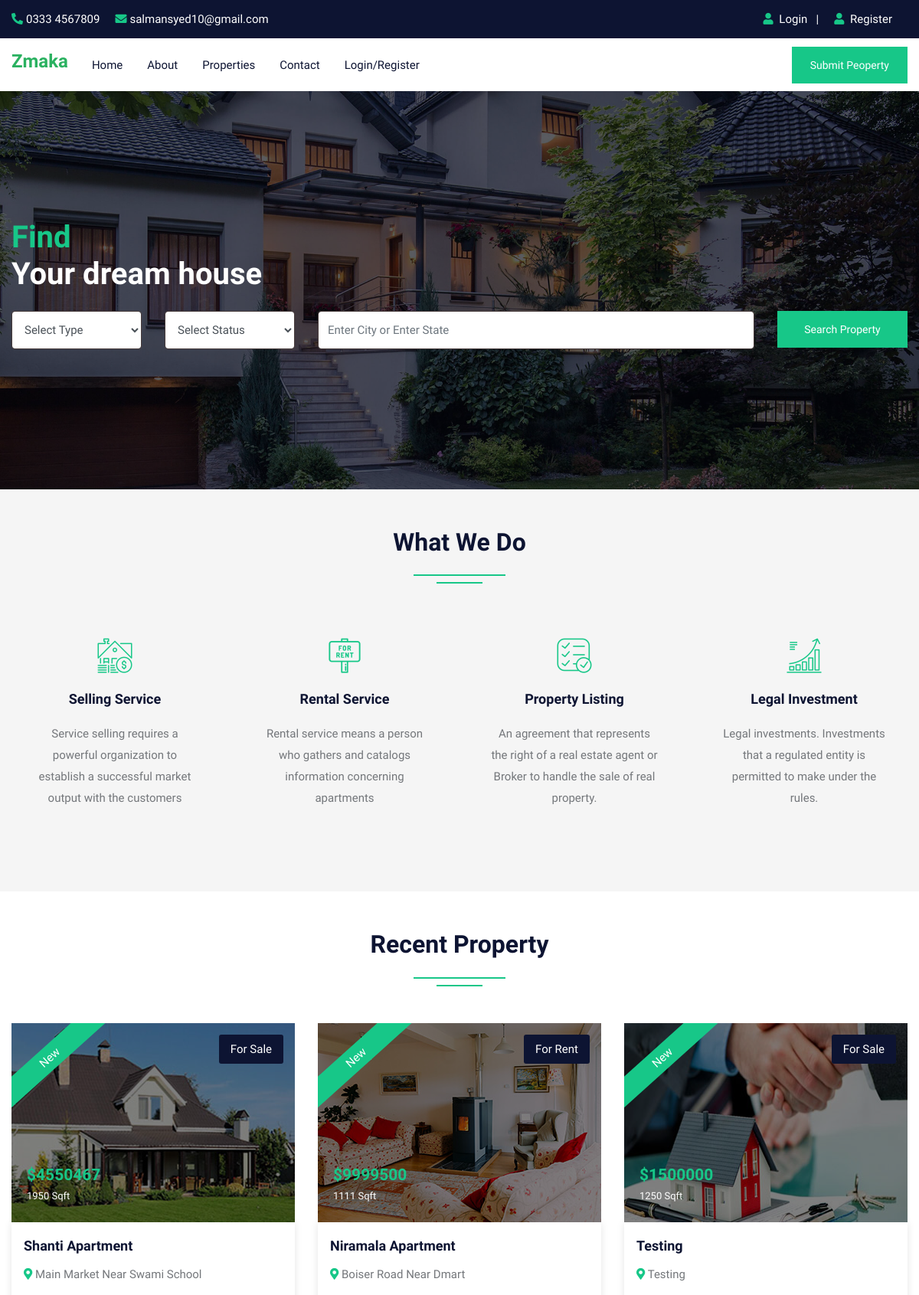
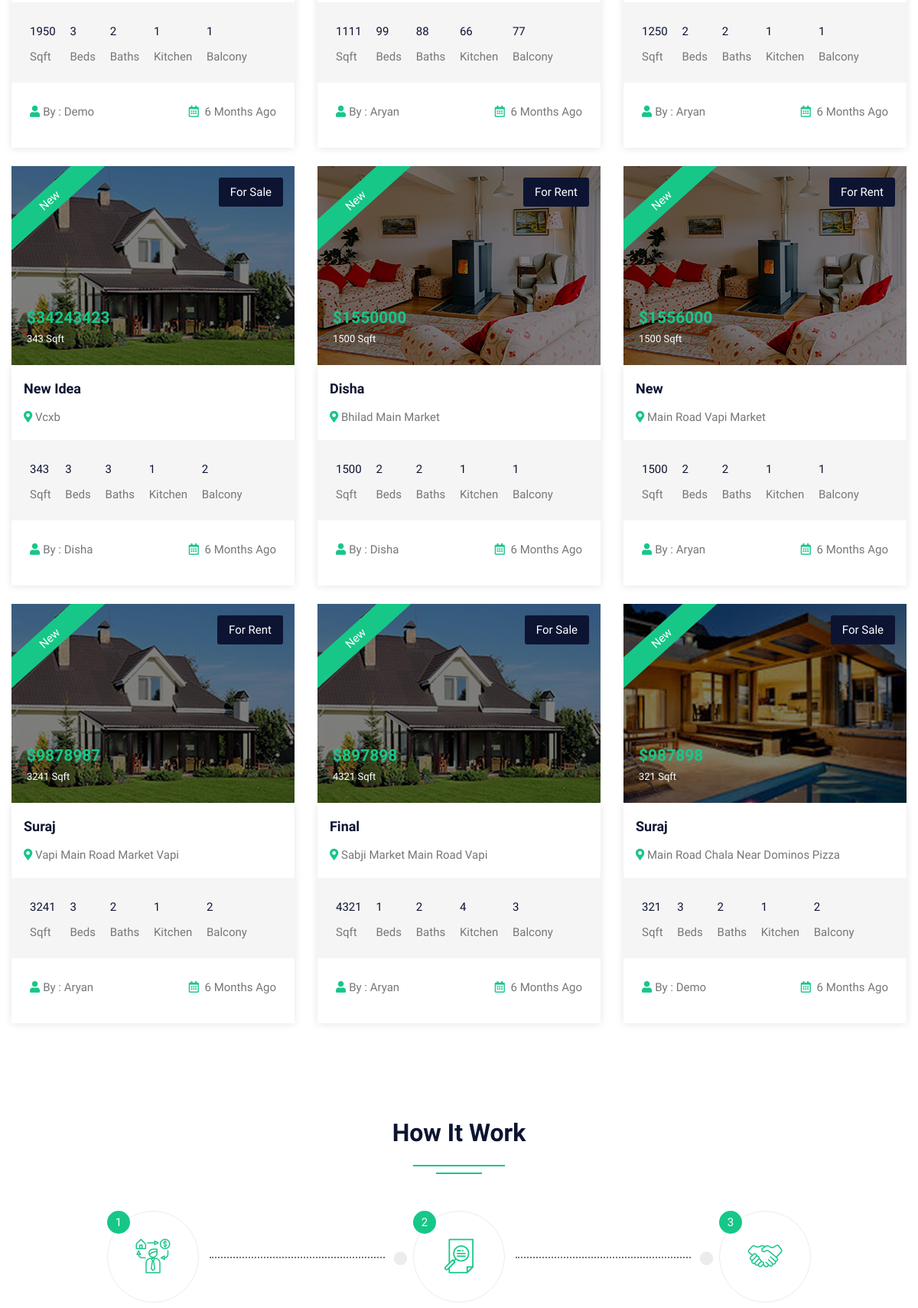
The page / (upper part) on the database its author committed (2 pictures, top to bottom).
### tables this page shows
CREATE TABLE `property` (
  `pid` int(50) NOT NULL,
  `title` varchar(200) NOT NULL,
  `pcontent` longtext NOT NULL,
  `type` varchar(100) NOT NULL,
  `bhk` varchar(50) NOT NULL,
  `stype` varchar(100) NOT NULL,
  `bedroom` int(50) NOT NULL,
  `bathroom` int(50) NOT NULL,
  `balcony` int(50) NOT NULL,
  `kitchen` int(50) NOT NULL,
  `hall` int(50) NOT NULL,
  `floor` varchar(50) NOT NULL,
  `size` int(50) NOT NULL,
  `price` int(50) NOT NULL,
  `location` varchar(200) NOT NULL,
  `city` varchar(100) NOT NULL,
  `state` varchar(100) NOT NULL,
  `feature` longtext NOT NULL,
  `pimage` varchar(300) NOT NULL,
  `pimage1` varchar(300) NOT NULL,
  `pimage2` varchar(300) NOT NULL,
  `pimage3` varchar(300) NOT NULL,
  `pimage4` varchar(300) NOT NULL,
  `uid` int(50) NOT NULL,
  `status` varchar(50) NOT NULL,
  `mapimage` varchar(300) NOT NULL,
  `topmapimage` varchar(300) NOT NULL,
  `groundmapimage` varchar(300) NOT NULL,
  `totalfloor` varchar(50) NOT NULL,
  `date` datetime NOT NULL DEFAULT current_timestamp()
);

CREATE TABLE `user` (
  `uid` int(50) NOT NULL,
  `uname` varchar(100) NOT NULL,
  `uemail` varchar(100) NOT NULL,
  `uphone` varchar(20) NOT NULL,
  `upass` varchar(50) NOT NULL,
  `utype` varchar(50) NOT NULL,
  `uimage` varchar(300) NOT NULL
);

### index.php (the view, shortened to what this page needs)
<!DOCTYPE html>
<html lang="en">
<head>
<link rel="stylesheet" type="text/css" href="css/bootstrap.min.css">
<link rel="stylesheet" type="text/css" href="css/bootstrap-slider.css">
<link rel="stylesheet" type="text/css" href="css/jquery-ui.css">
<link rel="stylesheet" type="text/css" href="css/layerslider.css">
<link rel="stylesheet" type="text/css" href="css/color.css" id="color-change">
<link rel="stylesheet" type="text/css" href="css/owl.carousel.min.css">
<link rel="stylesheet" type="text/css" href="css/font-awesome.min.css">
<link rel="stylesheet" type="text/css" href="fonts/flaticon/flaticon.css">
<link rel="stylesheet" type="text/css" href="css/style.css">
</head>
<body>
<div id="page-wrapper">
    <div class="row">
		<?php include("include/header.php");?>
        <div class="overlay-black w-100 slider-banner1 position-relative" style="background-image: url('images/banner/04.jpg'); background-size: cover; background-position: center center; background-repeat: no-repeat;">
            <div class="container h-100">
                <div class="row h-100 align-items-center">
                    <div class="col-lg-12">
                        <div class="text-white">
                            <h1 class="mb-4"><span class="text-primary">Find</span><br>
                                Your dream house</h1>
                            <form method="post" action="propertygrid.php">
                                <div class="row">
                                    <div class="col-md-6 col-lg-2">
                                        <div class="form-group">
                                            <select class="form-control" name="type">
                                                <option value="">Select Type</option>
                                            </select>
                                        </div>
                                    </div>
                                    <div class="col-md-6 col-lg-2">
                                        <div class="form-group">
                                            <select class="form-control" name="stype">
                                                <option value="">Select Status</option>
                                            </select>
                                        </div>
                                    </div>
                                    <div class="col-md-8 col-lg-6">
                                        <div class="form-group">
                                            <input type="text" class="form-control" name="city" placeholder="Enter City or Enter State" required>
                                        </div>
                                    </div>
                                    <div class="col-md-4 col-lg-2">
                                        <div class="form-group">
                                            <button type="submit" name="filter" class="btn btn-primary w-100">Search Property</button>
                                        </div>
                                    </div>
                                </div>
                            </form>
                        </div>
                    </div>
                </div>
            </div>
        </div>
        <div class="full-row bg-gray">
            <div class="container">
                <div class="row">
                    <div class="col-lg-12">
                        <h2 class="text-secondary double-down-line text-center mb-5">What We Do</h2></div>
                </div>
                <div class="text-box-one">
                    <div class="row">
                        <div class="col-lg-3 col-md-6">
                            <div class="p-4 text-center hover-bg-white hover-shadow rounded mb-4 transation-3s">
								<i class="flaticon-rent text-primary flat-medium" aria-hidden="true"></i>
                                <h5 class="text-secondary hover-text-primary py-3 m-0"><a href="#">Selling Service</a></h5>
                                <p>Service selling requires a powerful organization to establish a successful market output with the customers</p>
                            </div>
                        </div>
                        <div class="col-lg-3 col-md-6">
                            <div class="p-4 text-center hover-bg-white hover-shadow rounded mb-4 transation-3s">
								<i class="flaticon-for-rent text-primary flat-medium" aria-hidden="true"></i>
                                <h5 class="text-secondary hover-text-primary py-3 m-0"><a href="#">Rental Service</a></h5>
                                <p>Rental service means a person who gathers and catalogs information concerning apartments</p>
                            </div>
                        </div>
                        <div class="col-lg-3 col-md-6">
                            <div class="p-4 text-center hover-bg-white hover-shadow rounded mb-4 transation-3s">
								<i class="flaticon-list text-primary flat-medium" aria-hidden="true"></i>
                                <h5 class="text-secondary hover-text-primary py-3 m-0"><a href="#">Property Listing</a></h5>
                                <p>An agreement that represents the right of a real estate agent or Broker to handle the sale of real property.</p>
                            </div>
                        </div>
                        <div class="col-lg-3 col-md-6">
                            <div class="p-4 text-center hover-bg-white hover-shadow rounded mb-4 transation-3s">
								<i class="flaticon-diagram text-primary flat-medium" aria-hidden="true"></i>
                                <h5 class="text-secondary hover-text-primary py-3 m-0"><a href="#">Legal Investment</a></h5>
                                <p>Legal investments. Investments that a regulated entity is permitted to make under the rules.</p>
                            </div>
                        </div>
                    </div>
                </div>
            </div>
        </div>
        <div class="full-row">
            <div class="container">
                <div class="row">
                    <div class="col-md-12">
                        <h2 class="text-secondary double-down-line text-center mb-4">Recent Property</h2>
                    </div>
                    <div class="col-md-12">
                        <div class="tab-content mt-4" id="pills-tabContent">
                            <div class="tab-pane fade show active" id="pills-home" role="tabpanel" aria-labelledby="pills-home">
                                <div class="row">
									<?php $query=mysqli_query($con,"SELECT property.*, user.uname,user.utype,user.uimage FROM `property`,`user` WHERE property.uid=user.uid ORDER BY date DESC LIMIT 9");
										while($row=mysqli_fetch_array($query))
										{
									?>
                                    <div class="col-md-6 col-lg-4">
                                        <div class="featured-thumb hover-zoomer mb-4">
                                            <div class="overlay-black overflow-hidden position-relative"> <img src="admin/property/<?php echo $row['18'];?>" alt="pimage">
                                                <div class="featured bg-primary text-white">New</div>
                                                <div class="sale bg-secondary text-white text-capitalize">For <?php echo $row['5'];?></div>
                                                <div class="price text-primary"><b>$<?php echo $row['13'];?> </b><span class="text-white"><?php echo $row['12'];?> Sqft</span></div>
                                            </div>
                                            <div class="featured-thumb-data shadow-one">
                                                <div class="p-3">
                                                    <h5 class="text-secondary hover-text-primary mb-2 text-capitalize"><a href="propertydetail.php?pid=<?php echo $row['0'];?>"><?php echo $row['1'];?></a></h5>
                                                    <span class="location text-capitalize"><i class="fas fa-map-marker-alt text-primary"></i> <?php echo $row['14'];?></span> </div>
                                                <div class="bg-gray quantity px-4 pt-4">
                                                    <ul>
                                                        <li><span><?php echo $row['12'];?></span> Sqft</li>
                                                        <li><span><?php echo $row['6'];?></span> Beds</li>
                                                        <li><span><?php echo $row['7'];?></span> Baths</li>
                                                        <li><span><?php echo $row['9'];?></span> Kitchen</li>
                                                        <li><span><?php echo $row['8'];?></span> Balcony</li>
                                                    </ul>
                                                </div>
                                                <div class="p-4 d-inline-block w-100">
                                                    <div class="float-left text-capitalize"><i class="fas fa-user text-primary mr-1"></i>By : <?php echo $row['uname'];?></div>
                                                    <div class="float-right"><i class="far fa-calendar-alt text-primary mr-1"></i> 6 Months Ago</div>
                                                </div>
                                            </div>
                                        </div>
                                    </div>
									<?php } ?>
                                </div>
                            </div>
                        </div>
                    </div>
                </div>
            </div>
        </div>
        <div class="full-row">
            <div class="container">
                <div class="row">
                    <div class="col-lg-12">
                        <h2 class="text-secondary double-down-line text-center mb-5">How It Work</h2>
                        </div>
                </div>
                <div class="row">
                    <div class="col-md-4">
                        <div class="icon-thumb-one text-center mb-5">
                            <div class="bg-primary text-white rounded-circle position-absolute z-index-9">1</div>
                            <div class="left-arrow"><i class="flaticon-investor flat-medium icon-primary" aria-hidden="true"></i></div>
                        </div>
                    </div>
                    <div class="col-md-4">
                        <div class="icon-thumb-one text-center mb-5">
                            <div class="bg-primary text-white rounded-circle position-absolute z-index-9">2</div>
                            <div class="left-arrow"><i class="flaticon-search flat-medium icon-primary" aria-hidden="true"></i></div>
                        </div>
                    </div>
                    <div class="col-md-4">
                        <div class="icon-thumb-one text-center mb-5">
                            <div class="bg-primary text-white rounded-circle position-absolute z-index-9">3</div>
                            <div><i class="flaticon-handshake flat-medium icon-primary" aria-hidden="true"></i></div>
                        </div>
                    </div>
                </div>
            </div>
        </div>
    </div>
</div>
</body>
</html>

### css/color.css (style rules this page uses)
:root { --theme-ordinary-color: #74777b; }
:root { --theme-primary-color: #17c788; }
:root { --theme-secondary-color: #0d1432; }
:root { --theme-white-color: #fff; }
:root { --theme-light-color: #f8f8f8; }
:root { --theme-gray-color: #f5f5f5; }
:root { --theme-footer-color: #091b4b; }
:root { --theme-dark-color: #091b4b; }
:root { --text-light-color: #a3a7af; }
:root { --theme-primary-opacity-color: rgba(11, 191, 141, .8); }
:root { --theme-secondary-opacity-color: rgba(13,20,50,0.7); }
:root { --theme-white-opacity-color: rgba(255, 255, 255, 0.3); }
:root { --theme-dark-opacity-color: rgba(0, 0, 0, 0.5); }
:root { --theme-ordinary-font: 'Muli', sans-serif; }
:root { --theme-highlight-font: 'Comfortaa', cursive; }

### rows shown on the page
property: pimage (picture), stype "Sale", price "4550467", size "1950", title "Shanti Apartment", location "Main Market Near Swami School", bedroom "3", bathroom "2", kitchen "1", balcony "1", uid.uname "Demo"
property: pimage (picture), stype "Rent", price "9999500", size "1111", title "Niramala Apartment", location "Boiser Road Near Dmart", bedroom "99", bathroom "88", kitchen "66", balcony "77", uid.uname "Aryan"
property: pimage (picture), stype "Sale", price "1500000", size "1250", title "Testing", location "Testing", bedroom "2", bathroom "2", kitchen "1", balcony "1", uid.uname "Aryan"
property: pimage (picture), stype "Sale", price "34243423", size "343", title "New Idea", location "Vcxb", bedroom "3", bathroom "3", kitchen "1", balcony "2", uid.uname "Disha"
property: pimage (picture), stype "Rent", price "1550000", size "1500", title "Disha", location "Bhilad Main Market", bedroom "2", bathroom "2", kitchen "1", balcony "1", uid.uname "Disha"
property: pimage (picture), stype "Rent", price "1556000", size "1500", title "New", location "Main Road Vapi Market", bedroom "2", bathroom "2", kitchen "1", balcony "1", uid.uname "Aryan"
property: pimage (picture), stype "Rent", price "9878987", size "3241", title "Suraj", location "Vapi Main Road Market Vapi", bedroom "3", bathroom "2", kitchen "1", balcony "2", uid.uname "Aryan"
property: pimage (picture), stype "Sale", price "897898", size "4321", title "Final", location "Sabji Market Main Road Vapi", bedroom "1", bathroom "2", kitchen "4", balcony "3", uid.uname "Aryan"
property: pimage (picture), stype "Sale", price "987898", size "321", title "Suraj", location "Main Road Chala Near Dominos Pizza", bedroom "3", bathroom "2", kitchen "1", balcony "2", uid.uname "Demo"
